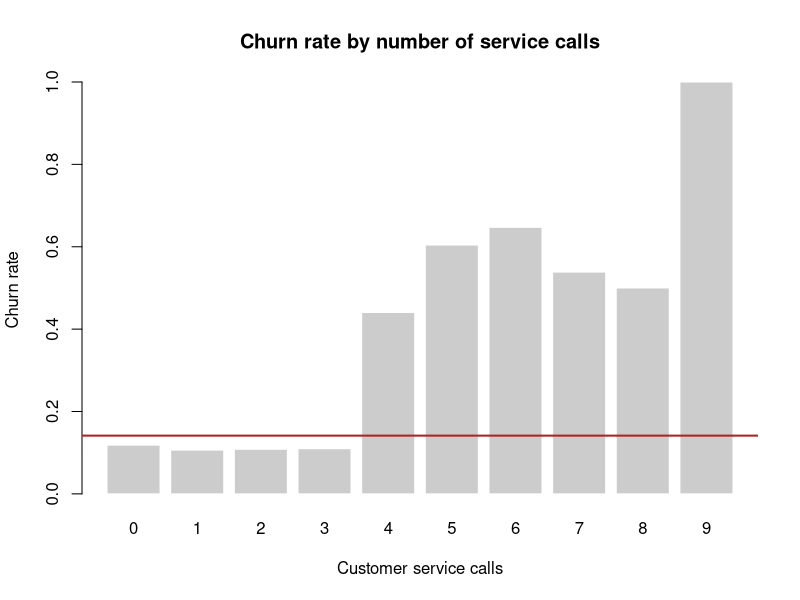
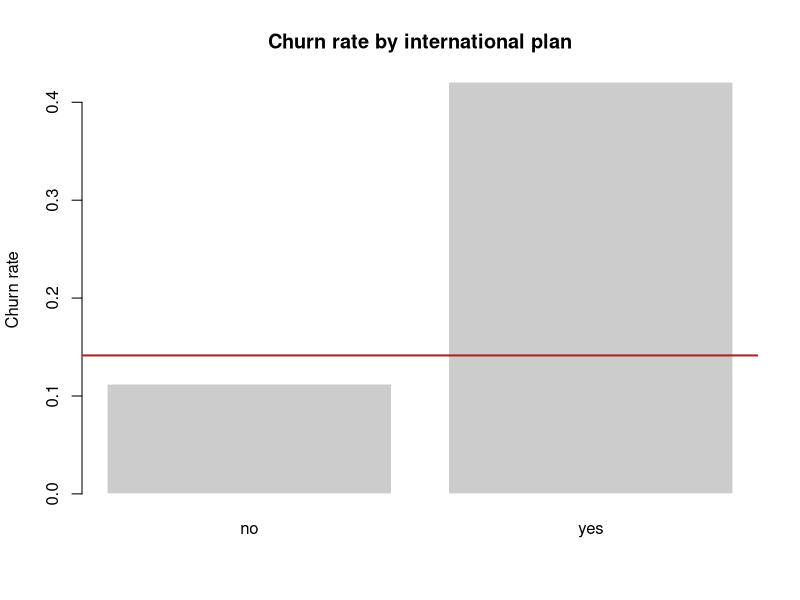
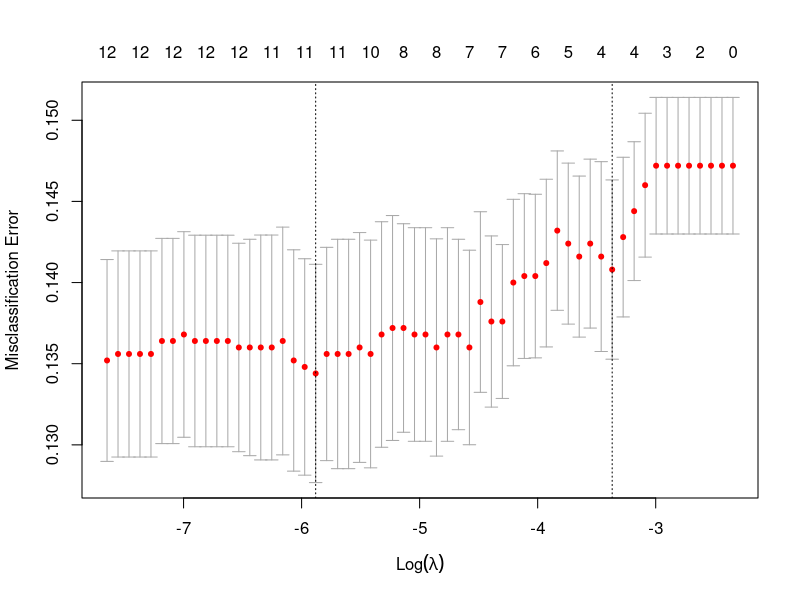
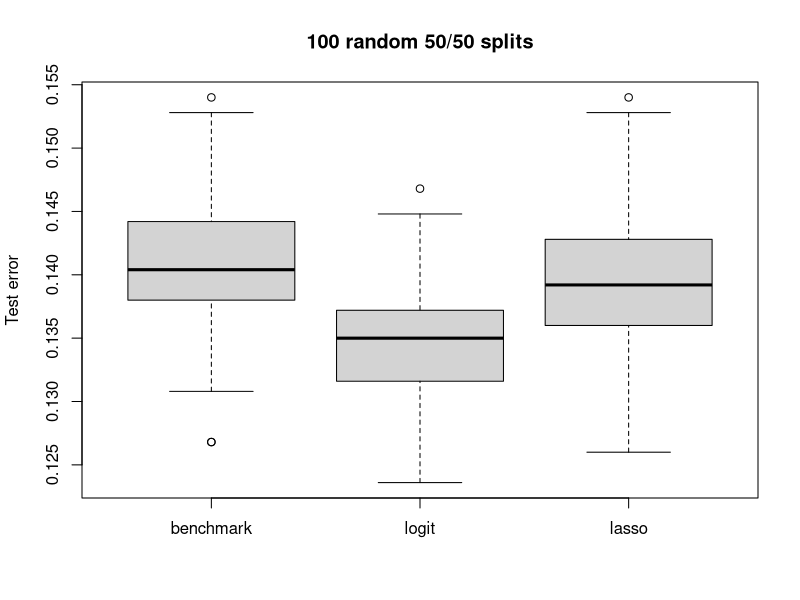
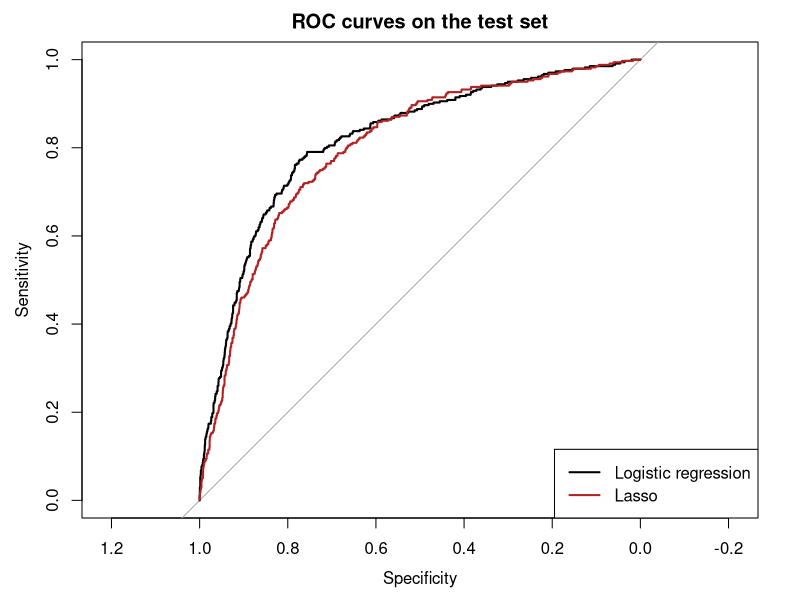

Source code (R) for these figures, in order:
## ---- chunk 1
# install.packages(c("modeldata", "glmnet", "caret", "pROC"))
library(modeldata)
library(glmnet)      
library(pROC)        
library(caret)

knitr::opts_chunk$set(echo = TRUE, message = FALSE, warning = FALSE)
## ---- chunk 2
churn <- modeldata::mlc_churn
dim(churn)
str(churn) 
head(churn)
churn <- subset(churn, select = -c(state, area_code))
head(churn)

anyNA(churn)   
summary(churn)
## ---- chunk 3
num.cols <- sapply(churn, is.numeric)      
cor.mat  <- round(cor(churn[, num.cols]), 2)
high <- which(abs(cor.mat) > 0.9 & upper.tri(cor.mat), arr.ind = TRUE) 
data.frame(var1 = rownames(cor.mat)[high[, 1]],
           var2 = colnames(cor.mat)[high[, 2]],
           cor  = round(cor.mat[high], 3))  

churn <- subset(churn, select = -c(total_day_charge, total_eve_charge, total_night_charge, total_intl_charge))
head(churn)


rate <- tapply(churn$churn == "yes", churn$number_customer_service_calls, mean)

barplot(rate, col = "grey80", border = "white",
        xlab = "Customer service calls", ylab = "Churn rate",
        main = "Churn rate by number of service calls")
abline(h = mean(churn$churn == "yes"), col = "firebrick", lwd = 2)  

rate.int <- tapply(churn$churn == "yes", churn$international_plan, mean)

barplot(rate.int, col = "grey80", border = "white",
        ylab = "Churn rate", main = "Churn rate by international plan")
abline(h = mean(churn$churn == "yes"), col = "firebrick", lwd = 2)

table(churn$number_customer_service_calls)
## ---- chunk 4
table(churn$churn)
prop.table(table(churn$churn))     
mean(churn$churn == "yes")         

churn$churn <- factor(churn$churn, levels = c("no", "yes")) # glm models the 2nd level -> "yes" last
levels(churn$churn)        
contrasts(churn$churn)     

1 - max(table(churn$churn)) / length(churn$churn)
## ---- chunk 5
set.seed(2)

n     <- nrow(churn)
train <- sample(n, n/2)          
test.y <- churn$churn[- train]       
table(test.y)  
## ---- chunk 6
logit.fit <- glm(churn ~ ., family = binomial, data = churn[train, ])

summary(logit.fit)
z <- coef(summary(logit.fit))[, "z value"]
sort(abs(z), decreasing = TRUE)

exp(coef(logit.fit)["international_planyes"])
## ---- chunk 7
logit.probs <- predict(logit.fit, churn[-train, ], type = "response")
logit.pred  <- factor(ifelse(logit.probs > 0.5, "yes", "no"),
                      levels = levels(churn$churn))

table(Predicted = logit.pred, True = test.y)
mean(logit.pred != test.y)          
mean(test.y == "yes")                 

cm <- table(Predicted = logit.pred, True = test.y)
cm["yes", "yes"] / sum(cm[, "yes"])    
cm["no", "no"]     / sum(cm[, "no"])   
confusionMatrix(logit.pred, test.y, positive = "yes")
## ---- chunk 8
x <- model.matrix(churn ~ ., data = churn)[, -1] # glmnet needs a numeric matrix; [, -1] drops the intercept column  
y <- churn$churn
dim(x)   

set.seed(2) # CV folds are random
cv.fit <- cv.glmnet(x[train, ], y[train], family = "binomial", alpha = 1,
                    type.measure = "class")    # CV error = misclassification rate
plot(cv.fit)
cv.fit$lambda.min
cv.fit$lambda.1se

coef(cv.fit, s = "lambda.1se")                    
sum(coef(cv.fit, s = "lambda.1se")[-1] != 0)      

round(cbind(glm   = coef(logit.fit),
            lasso = coef(cv.fit, s = "lambda.1se")[, 1]), 4)
## ---- chunk 9
lasso.probs <- predict(cv.fit, x[-train, ], s = "lambda.1se", type = "response")
lasso.probs <- as.numeric(lasso.probs)          # predict() returns a MATRIX here
lasso.pred  <- factor(ifelse(lasso.probs > 0.5, "yes", "no"), levels = levels(y))

table(Predicted = lasso.pred, True = test.y)
mean(lasso.pred != test.y)             

cm.lasso <- table(Predicted = lasso.pred, True = test.y)
cm.lasso["yes", "yes"] / sum(cm.lasso[, "yes"])    
cm.lasso["no", "no"]     / sum(cm.lasso[, "no"])   
confusionMatrix(lasso.pred, test.y, positive = "yes")
## ---- chunk 10
# The split is an argument, not drawn inside, so that all three methods are evaluated on exactly the same test customers.
test.errors <- function(train) {
  test.y <- churn$churn[-train]

  # (a) benchmark
  bench <- mean(test.y == "yes")

  # (b) logistic regression 
  fit   <- glm(churn ~ ., family = binomial, data = churn[train, ])
  probs <- predict(fit, churn[-train, ], type = "response")
  pred  <- factor(ifelse(probs > 0.5, "yes", "no"), levels = levels(y))
  logit <- mean(pred != test.y)

  # (c) lasso
  cv    <- cv.glmnet(x[train, ], y[train], family = "binomial", alpha = 1, type.measure = "class")
  probs <- as.numeric(predict(cv, x[-train, ], s = "lambda.1se", type = "response"))
  pred  <- factor(ifelse(probs > 0.5, "yes", "no"), levels = levels(y))                               
  lasso <- mean(pred != test.y)

  c(benchmark = bench, logit = logit, lasso = lasso)   
}

set.seed(2)
test.errors(train) # sanity check: must reproduce the results of sections 3 and 4

set.seed(2)
errors <- replicate(100, test.errors(sample(n, n/2)))
dim(errors)            

rowMeans(errors)                 
apply(errors, 1, sd)             
summary(t(errors))               

boxplot(t(errors), ylab = "Test error", main = "100 random 50/50 splits")

mean(errors["lasso", ] < errors["logit", ])        
mean(errors["logit", ] < errors["benchmark", ])        
summary(errors["lasso", ] - errors["logit", ]) 

## ---- chunk 11
logit.roc <- roc(test.y, logit.probs, levels = c("no", "yes"), direction = "<") # levels = control, case; otherwise the curve is mirrored
lasso.roc <- roc(test.y, lasso.probs, levels = c("no", "yes"), direction = "<") 
auc(logit.roc)
auc(lasso.roc)

plot(logit.roc, col = "black", main = "ROC curves on the test set")
plot(lasso.roc, col = "firebrick", add = TRUE)      
legend("bottomright", legend = c("Logistic regression", "Lasso"),
       col = c("black", "firebrick"), lwd = 2)

low.pred <- factor(ifelse(logit.probs > 0.2, "yes", "no"), levels = levels(y)) # lower threshold chosen a priori, not tuned on the test set
cm.low   <- table(Predicted = low.pred, True = test.y)
cm.low
mean(low.pred != test.y)

cm.low <- table(Predicted = low.pred, True = test.y)
cm.low["yes", "yes"] / sum(cm.low[, "yes"])   
cm.low["no", "no"]     / sum(cm.low[, "no"])  
confusionMatrix(low.pred, test.y, positive = "yes")
## ---- chunk 12
sessionInfo()
